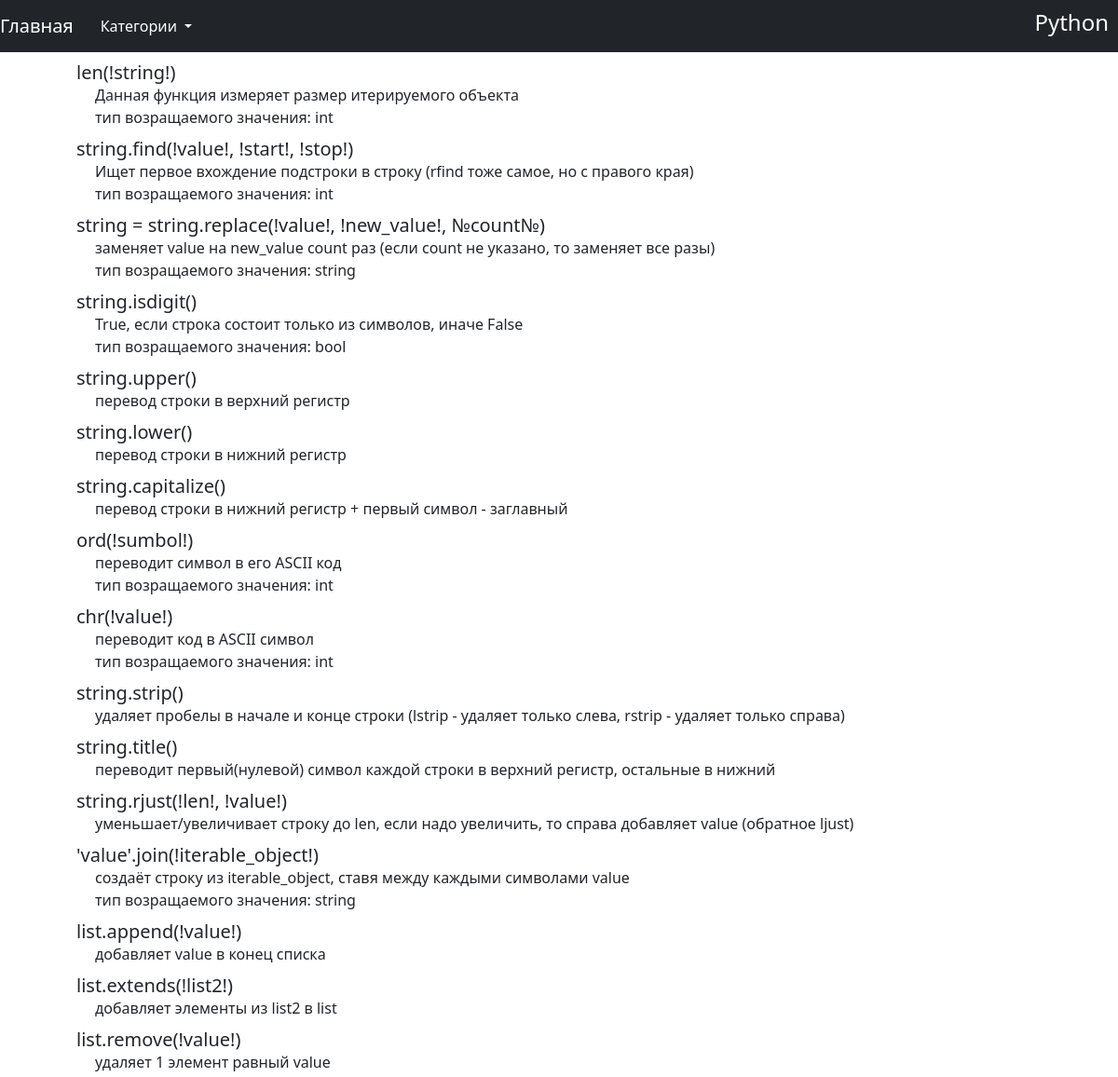
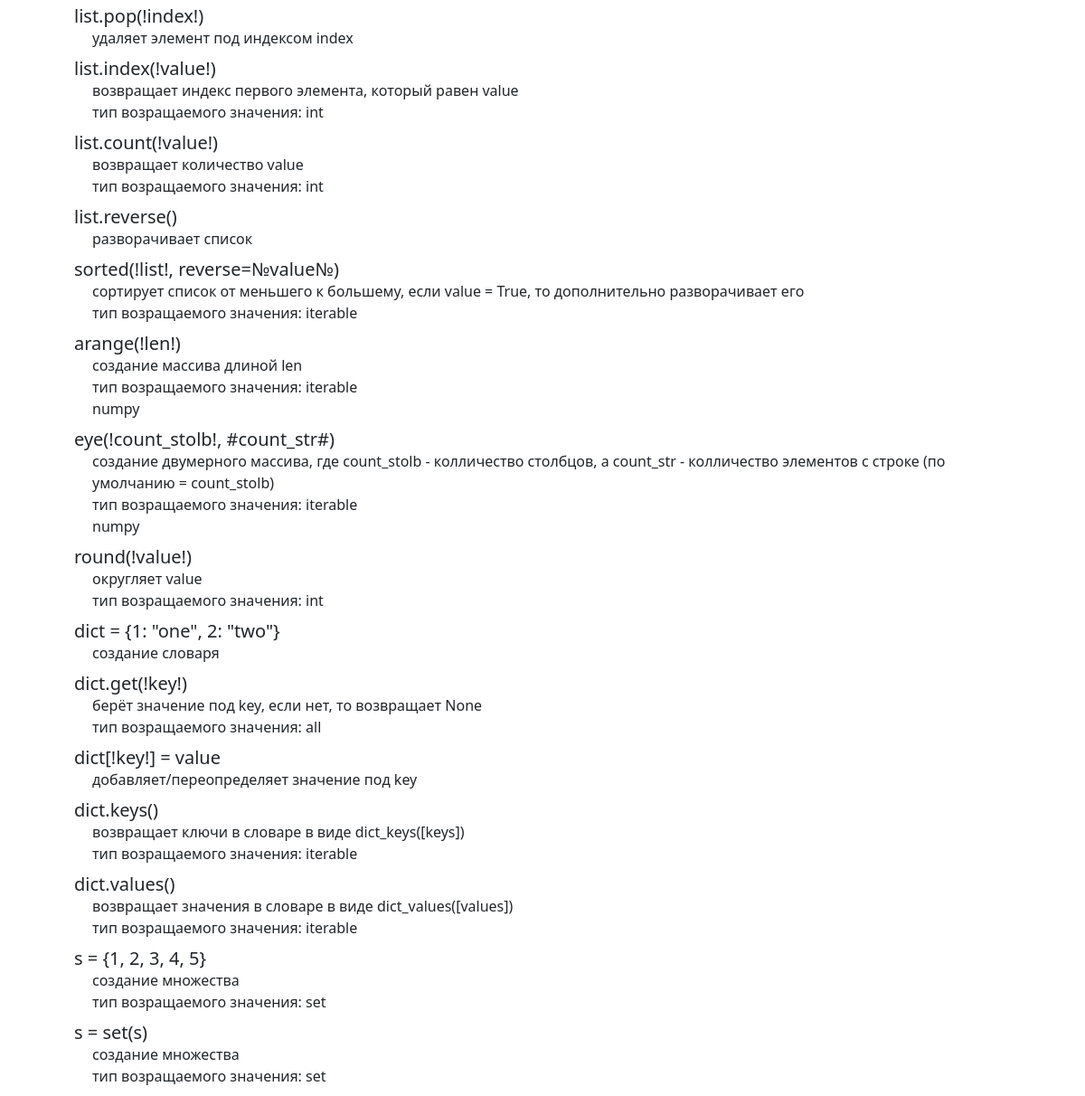
The app's page /Python with its own data (2 pictures, top to bottom).
### main/models.py (models this page shows, shortened)
class Language(models.Model):
    title = models.CharField(max_length=50)

class Func(models.Model):
    func = models.CharField(max_length=100)
    description = models.TextField()
    language = models.ForeignKey(Language, on_delete=models.PROTECT)
    tags = models.ManyToManyField(Tag, blank=True)
    type_return = models.CharField(max_length=20, blank=True)
    library = models.CharField(max_length=20, blank=True)

### main/views.py (the view)
def language(request, language):
    func = Func.objects.filter(language__title=language)
    return render(request, 'language/language.html', {'func': func, 'language': Language.objects.all(), 'lang': language})

### main/templates/language/language.html (shortened to what this page needs)
<!DOCTYPE html>
<html lang="en">
<head>
    <link href="https://cdn.jsdelivr.net/npm/bootstrap@5.3.0-alpha3/dist/css/bootstrap.min.css" rel="stylesheet">
</head>
<body>
{% block navbar %}
<nav class="navbar navbar-expand-lg navbar-dark bg-dark">
  {% block navbar_left %}
    <a class="navbar-brand" href="/">Главная</a>
    <div class="collapse navbar-collapse" id="navbarText" >
        <ul class="navbar-nav mr-auto">
            <li class="nav-item active">
                <div class="dropdown">
  <button class="btn btn-dark dropdown-toggle" data-bs-toggle="dropdown" >
    Категории
  </button>
</div>
        </ul>
    </div>
  {% endblock %}
    {% block navbar_right %}
<div align="right">
        <h4 style="color: white; margin-right: 10px">{{ lang }}</h4>
</div>
  {% endblock %}
</nav>
{% endblock %}
{% block content %}
<div class="container-sm">
        <div style="margin-left:40px; margin-top: 10px; margin-right: 40px;">
            {% for item in func %}
            <h5 class="card-title">{{ item.func }}</h5>
            <div style="margin-left: 20px; margin-bottom: 10px;">
                {{ item.description }} <br>
                {% if item.type_return %}
                тип возращаемого значения: {{ item.type_return }}<br>
                {% endif %}
            {% if item.library %}
                {{ item.library }}<br>
            {% endif %}
            </div>
            {% endfor %}
        </div>
</div>
{% endblock %}
</body>
</html>

### records on screen
Language: title "Python"
Func: func "len(!string!)", description "Данная функция измеряет размер итерируемого объекта", type_return "int"
Func: func "string.find(!value!, !start!, !stop!)", description "Ищет первое вхождение подстроки в строку (rfind тоже самое, но с правого края)", type_return "int"
Func: func "string = string.replace(!value!, !new_value!, №count№)", description "заменяет value на new_value count раз (если count не указано, то заменяет все разы)", type_return "string"
Func: func "string.isdigit()", description "True, если строка состоит только из символов, иначе False", type_return "bool"
Func: func "string.upper()", description "перевод строки в верхний регистр"
Func: func "string.lower()", description "перевод строки в нижний регистр"
Func: func "string.capitalize()", description "перевод строки в нижний регистр + первый символ - заглавный"
Func: func "ord(!sumbol!)", description "переводит символ в его ASCII код", type_return "int"
Func: func "chr(!value!)", description "переводит код в ASCII символ", type_return "int"
Func: func "string.strip()", description "удаляет пробелы в начале и конце строки (lstrip - удаляет только слева, rstrip - удаляет только справа)"
Func: func "string.title()", description "переводит первый(нулевой) символ каждой строки в верхний регистр, остальные в нижний"
Func: func "string.rjust(!len!, !value!)", description "уменьшает/увеличивает строку до len, если надо увеличить, то справа добавляет value (обратное ljust)"
Func: func "'value'.join(!iterable_object!)", description "создаёт строку из iterable_object, ставя между каждыми символами value", type_return "string"
Func: func "list.append(!value!)", description "добавляет value в конец списка"
Func: func "list.extends(!list2!)", description "добавляет элементы из list2 в list"
Func: func "list.remove(!value!)", description "удаляет 1 элемент равный value"
Func: func "list.pop(!index!)", description "удаляет элемент под индексом index"
Func: func "list.index(!value!)", description "возвращает индекс первого элемента, который равен value", type_return "int"
Func: func "list.count(!value!)", description "возвращает количество value", type_return "int"
Func: func "list.reverse()", description "разворачивает список"
Func: func "sorted(!list!, reverse=№value№)", description "сортирует список от меньшего к большему, если value = True, то дополнительно разворачивает его", type_return "iterable"
Func: func "arange(!len!)", description "создание массива длиной len", type_return "iterable", library "numpy"
Func: func "eye(!count_stolb!, #count_str#)", description "создание двумерного массива, где count_stolb - колличество столбцов, а count_str - колличество элементов с строке (по умолчанию = count_stolb)", type_return "iterable", library "numpy"
Func: func "round(!value!)", description "округляет value", type_return "int"
Func: func "dict = {1: \"one\", 2: \"two\"}", description "создание словаря"
Func: func "dict.get(!key!)", description "берёт значение под key, если нет, то возвращает None", type_return "all"
Func: func "dict[!key!] = value", description "добавляет/переопределяет значение под key"
Func: func "dict.keys()", description "возвращает ключи в словаре в виде dict_keys([keys])", type_return "iterable"
Func: func "dict.values()", description "возвращает значения в словаре в виде dict_values([values])", type_return "iterable"
Func: func "s = {1, 2, 3, 4, 5}", description "создание множества", type_return "set"
Func: func "s = set(s)", description "создание множества", type_return "set"
